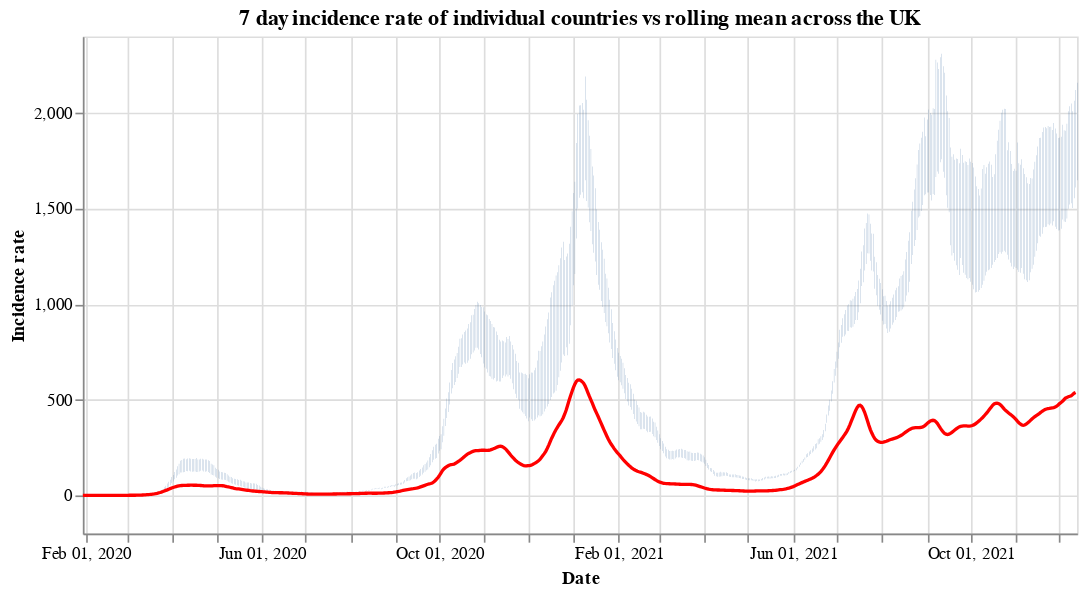

The code cell stored with this chart in its notebook:
### Code cell
#collapse
countries = uk_cases['areaName'].unique()
countries.sort()

selection = alt.selection_single(
    name='Select',
    fields=['areaName'],
    init={'areaName': 'Wales'},
    bind={'areaName': alt.binding_select(options=countries)}
)

# scatter plot, modify opacity based on selection
bars = alt.Chart(uk_cases).mark_bar().add_selection(
    selection
).encode(
    x=alt.X("yearmonthdate(date):T", axis=alt.Axis(title='Date')),
    y=alt.Y("weeklyCasesRate:Q", axis=alt.Axis(title='Incidence rate')),
    tooltip='weeklyCasesRate:Q',
    opacity=alt.condition(selection, alt.value(1), alt.value(0))
).properties(title=f'7 day incidence rate of individual countries vs rolling mean across the UK', width=600)

line = alt.Chart(overview_cases).mark_line(
    color='red',
    size=2,
).transform_window(
    rolling_mean='mean(weeklyCasesRate)',
    frame=[0, 7]
).encode(
    x='yearmonthdate(date):T',
    y='rolling_mean:Q'
)

alt.layer(bars, line)

### Figure 1 — Vega-Lite specification as saved in the notebook (floating-point values rounded to 4 significant figures; data arrays with more than 128 entries replaced by an {"elided": "..."} marker saying what was removed)
{"config": {"view": {"continuousWidth": 400, "continuousHeight": 300}}, "layer": [{"data": {"name": "data-873a1f1d97b4ab19951aaae3a2d8ede5"}, "mark": "bar", "encoding": {"opacity": {"condition": {"value": 1, "selection": "Select"}, "value": 0}, "tooltip": {"type": "quantitative", "field": "weeklyCasesRate"}, "x": {"type": "temporal", "axis": {"title": "Date"}, "field": "date", "timeUnit": "yearmonthdate"}, "y": {"type": "quantitative", "axis": {"title": "Incidence rate"}, "field": "weeklyCasesRate"}}, "selection": {"Select": {"type": "single", "fields": ["areaName"], "init": {"areaName": "Wales"}, "bind": {"areaName": {"input": "select", "options": ["England", "Northern Ireland", "Scotland", "Wales"]}}}}, "title": "7 day incidence rate of individual countries vs rolling mean across the UK", "width": 600}, {"data": {"name": "data-0030a17950502e33be155472734d486d"}, "mark": {"type": "line", "color": "red", "size": 2}, "encoding": {"x": {"type": "temporal", "field": "date", "timeUnit": "yearmonthdate"}, "y": {"type": "quantitative", "field": "rolling_mean"}}, "transform": [{"window": [{"op": "mean", "field": "weeklyCasesRate", "as": "rolling_mean"}], "frame": [0, 7]}]}], "$schema": "https://vega.github.io/schema/vega-lite/v4.8.1.json", "datasets": {"data-873a1f1d97b4ab19951aaae3a2d8ede5": {"elided": "2640 records"}, "data-0030a17950502e33be155472734d486d": {"elided": "683 records"}}}
